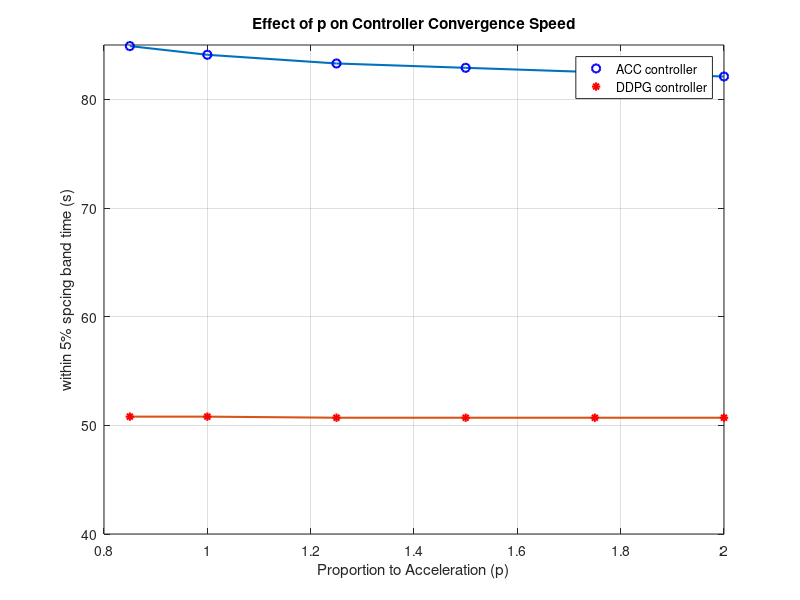
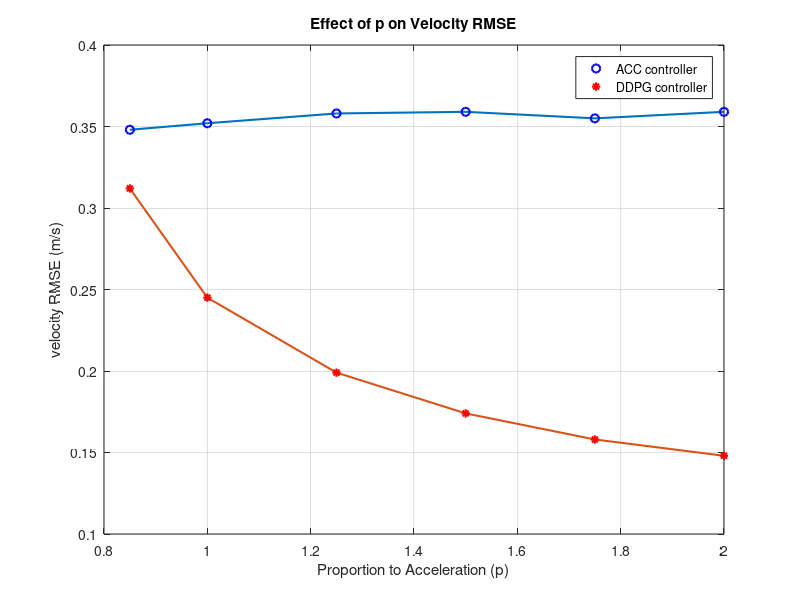

These figures' MATLAB source, in order:
clc;
clear;

ACC_loca_data = [84.9;84.1;83.3;82.9;82.5;82.1];
ACC_speed_data = [0.348; 0.352; 0.358; 0.359; 0.355; 0.359];

RL_loca_data = [50.8; 50.8; 50.7; 50.7; 50.7; 50.7];
RL_speed_data = [0.312; 0.245; 0.199; 0.174; 0.158; 0.148];
p = [0.85;1; 1.25; 1.5; 1.75; 2];


figure;
xx1 = plot(p, ACC_loca_data, 'linewidth',1.5); hold on;
xx2 = plot(p, RL_loca_data, 'linewidth',1.5); hold on;
xx3 = plot(p, ACC_loca_data, 'ob','linewidth',1.5); hold on;
xx4 = plot(p, RL_loca_data,'*r', 'linewidth',1.5); hold on;
xlabel('Proportion to Acceleration (p)');
ylabel('within 5% spcing band time (s)');
title('Effect of p on Controller Convergence Speed','Fontweight','bold');
legend([xx3,xx4],'ACC controller','DDPG controller');
ylim([40,85]);
grid on;

figure;
xx1 = plot(p, ACC_speed_data, 'linewidth',1.5); hold on;
xx2 = plot(p, RL_speed_data, 'linewidth',1.5); hold on;
xx3 = plot(p, ACC_speed_data, 'ob','linewidth',1.5); hold on;
xx4 = plot(p, RL_speed_data,'*r', 'linewidth',1.5); hold on;
xlabel('Proportion to Acceleration (p)');
ylabel('velocity RMSE (m/s)');
title('Effect of p on Velocity RMSE','Fontweight','bold');
legend([xx3,xx4],'ACC controller','DDPG controller');
grid on;
